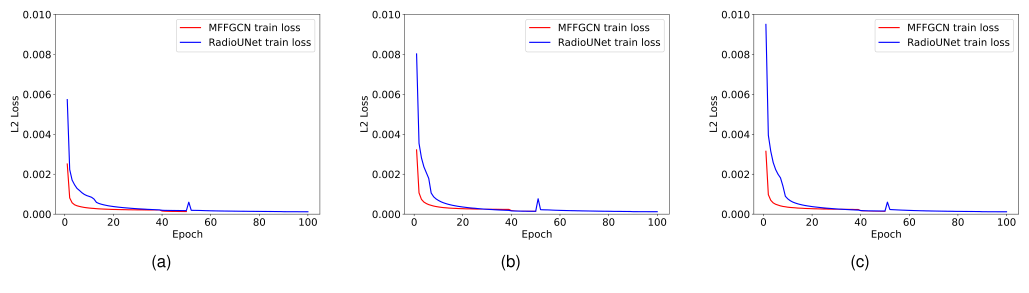
#> input picture reports/fig_compare/paper/paper_fig06.png, 2058 x 585 px, found by its file name (shown at 1/2 size)
$ python make_pairs11.py
#> lines starting #> are read from the running program, lines starting #| are printed output that depends on the picture
# -*- coding: utf-8 -*-
"""把论文原图与我们的对应图上下拼成一张对照图。"""
import os
from PIL import Image, ImageDraw, ImageFont

ROOT = r"D:\Projects\MFFGCN"
PAPER = os.path.join(ROOT, "reports", "fig_compare", "paper")
OUT = os.path.join(ROOT, "reports", "fig_compare")
W = 1500
BAR = 52
FONT = r"C:\Windows\Fonts\msyh.ttc"


def font(size):
    try:
        return ImageFont.truetype(FONT, size)
    except Exception:
        return ImageFont.load_default()


def fit(path, width):
#> called with width = 1500
    im = Image.open(path).convert("RGB")
#> im is the input picture: PIL image 2058x585 RGB; mean R, G, B 249.6, 249.2, 250.3
    w, h = im.size
#> w = 2058; h = 585
    scale = width / w
#> scale = 0.729
    if h * scale > 1700:                 # 竖长图按高度收，避免网页里变成一条细长条
        scale = 1700 / h
        w2, h2 = int(w * scale), 1700
    else:
        w2, h2 = width, max(1, int(h * scale))
#> w2 = 1500; h2 = 426
    return im.resize((w2, h2), Image.LANCZOS)
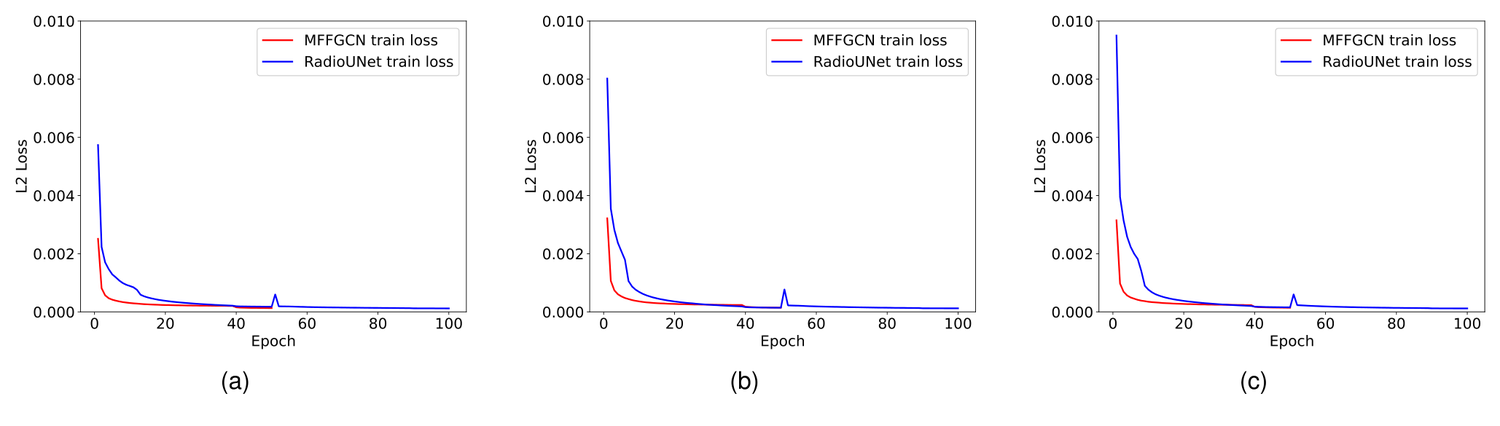
#> returned value: PIL image 1500x426 RGB; mean R, G, B 249.3, 248.9, 250


def label(dr, y, text, color, width):
    dr.rectangle([0, y, width, y + BAR], fill=color)
    dr.text((22, y + 13), text, font=font(24), fill=(255, 255, 255))
    return y + BAR


def stack(paper_name, ours_path, out_name, paper_txt, ours_txt):
    a = fit(os.path.join(PAPER, paper_name), W)
    b = fit(ours_path, W) if ours_path else None
#> call 2 of fit, with width = 1500
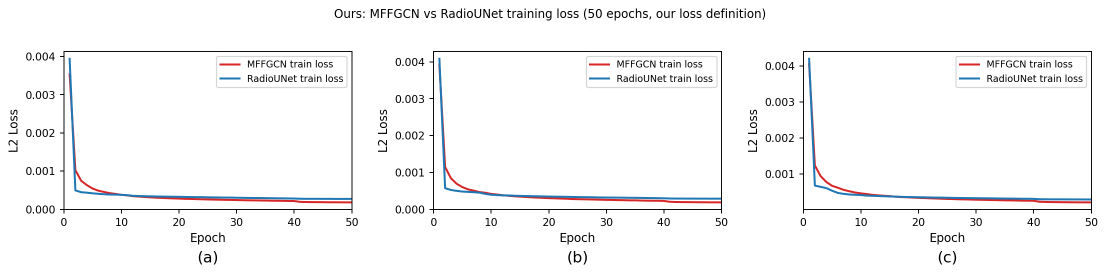
#> input picture figs/fig6_replica_ours.png, 2213 x 548 px, found by its file name (shown at 1/2 size)
#> in fit (call 2), `return im.resize((w2, h2), Image.LANCZOS)`:
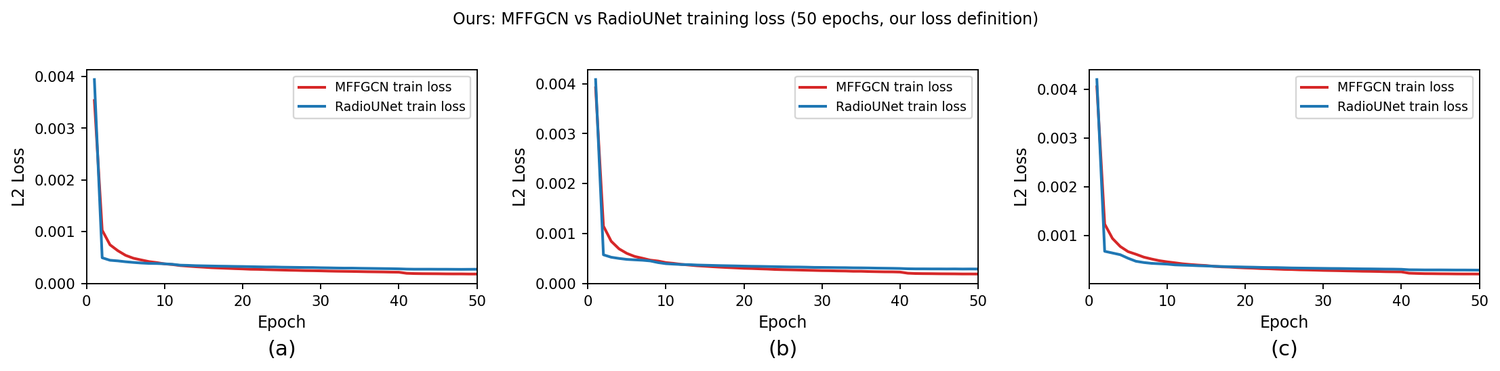
#> returned value: PIL image 1500x371 RGB; mean R, G, B 246.3, 246.1, 246.6
    pad = 16
    H = BAR + a.height + pad * 2 + (BAR + b.height + pad if b else 0)
#> H = 949
    canvas = Image.new("RGB", (W, H), (255, 255, 255))
#> canvas: PIL image 1500x949 RGB; every value is 255
    dr = ImageDraw.Draw(canvas)
    y = label(dr, 0, paper_txt, (31, 35, 40), W)
#> y = 52
    canvas.paste(a, ((W - a.width) // 2, y + pad))
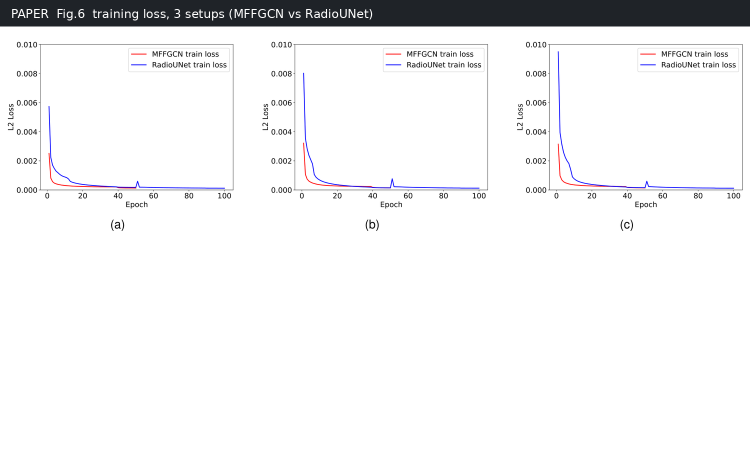
#> canvas: PIL image 1500x949 RGB (shown at 1/2 size); mean R, G, B 240.5, 240.5, 241.3
    if b:
        y2 = y + pad + a.height + pad
#> y2 = 510
        y2 = label(dr, y2, ours_txt, (46, 90, 136), W)
#> y2 = 562
        canvas.paste(b, ((W - b.width) // 2, y2 + pad))
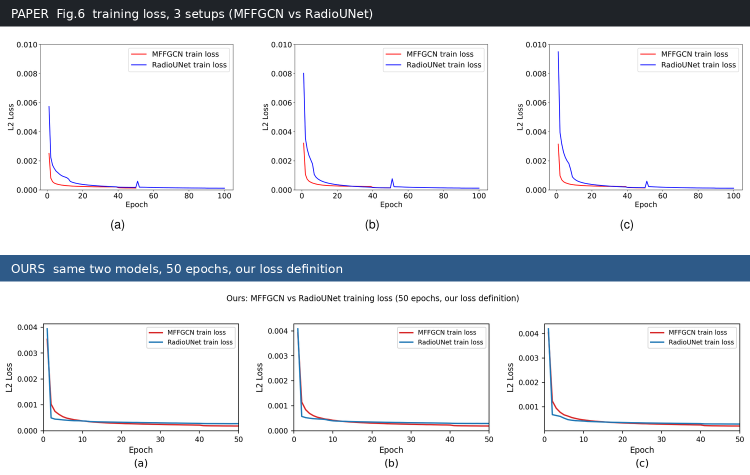
#> canvas: PIL image 1500x949 RGB (shown at 1/2 size); mean R, G, B 225.9, 228.2, 231.6
    canvas.save(os.path.join(OUT, out_name), optimize=True)
    print(out_name, canvas.size)
#| cmp_p06.png (1500, 949)


# 论文图 → 我们的图；没有对应就传 None
F = os.path.join(ROOT, "figs")
R = os.path.join(F, "report")
PAIRS = [
    ("paper_fig06.png", os.path.join(F, "fig6_replica_ours.png"), "cmp_p06.png",
     "PAPER  Fig.6  training loss, 3 setups (MFFGCN vs RadioUNet)",
     "OURS  same two models, 50 epochs, our loss definition"),
    ("paper_fig07.png", None, "cmp_p07.png",
     "PAPER  Fig.7  NMSE / RMSE vs number of samples (50-300)", None),
    ("paper_fig08.png", os.path.join(R, "figA_main.png"), "cmp_p08.png",
     "PAPER  Fig.8  NMSE / RMSE in restricted regions, 7 methods x Setup 2/3",
     "OURS  same ranking, 3 setups x 7 methods (older metric version)"),
    ("paper_fig09.png", None, "cmp_p09.png",
     "PAPER  Fig.9  NMSE / RMSE vs distance between restricted region and center", None),
    ("paper_fig10.png", None, "cmp_p10.png",
     "PAPER  Fig.10  NMSE / RMSE vs side length of restricted region", None),
    ("paper_fig11.png", os.path.join(F, "fig5_quali.png"), "cmp_p11.png",
     "PAPER  Fig.11  6 methods x 3 setups: estimation + deviation",
     "OURS  MFFGCN only: GT / obs / input / coarse / refined / error"),
    ("paper_fig12.png", os.path.join(R, "figG_residual.png"), "cmp_p12.png",
     "PAPER  Fig.12  GT, zoom-in, graph nodes, GCN-refined result",
     "OURS  coarse vs refined NMSE (no graph-node drawing yet)"),
    ("paper_fig13.png", os.path.join(R, "figE_ablation.png"), "cmp_p13.png",
     "PAPER  Fig.13  NMSE vs propagation steps x neighbours (4/8/16)",
     "OURS  component ablation, 4 variants (no step/neighbour sweep)"),
    ("paper_fig14.png", os.path.join(R, "figC_noise.png"), "cmp_p14.png",
     "PAPER  Fig.14  impulse noise intensity 0.1%-1.0%, 3 methods",
     "OURS  SNR clean/30/20/10 dB, MFFGCN x 3 setups"),
    ("paper_fig15.png", None, "cmp_p15.png",
     "PAPER  Fig.15  impact of map resolution", None),
    ("paper_fig16.png", os.path.join(R, "figD_budget.png"), "cmp_p16.png",
     "PAPER  Fig.16  number of missing buildings 1-4, 3 methods",
     "OURS  observation budget x0.5-x4 (different axis, same idea)"),
]

for p, o, out, pt, ot in PAIRS:
    stack(p, o, out, pt, ot)
#> pass 2 of the loop `for p, o, out, pt, ot in PAIRS:`:
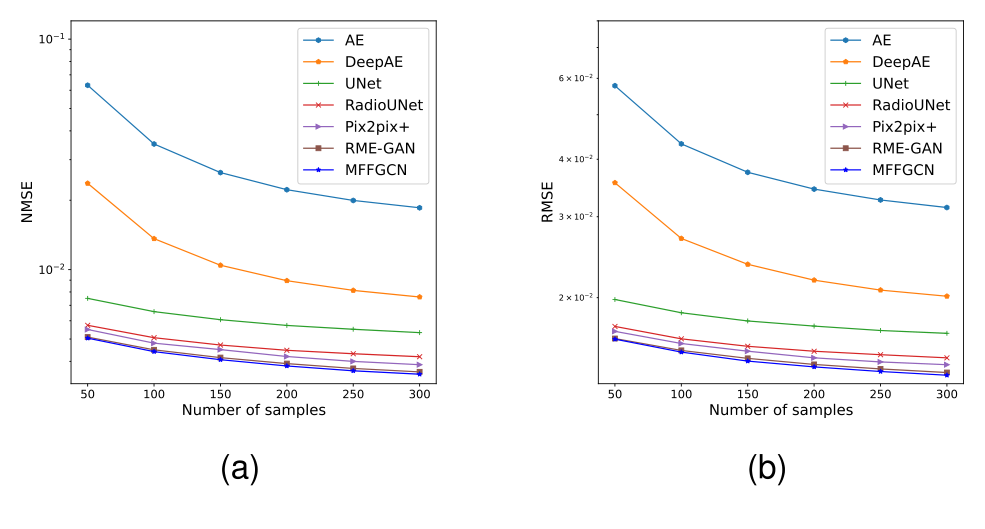
#> input picture reports/fig_compare/paper/paper_fig07.png, 985 x 529 px, found by its file name
#> in fit, im is the input picture: PIL image 985x529 RGB; mean R, G, B 249, 248.5, 248.9
#> in fit (call 3), `return im.resize((w2, h2), Image.LANCZOS)`:
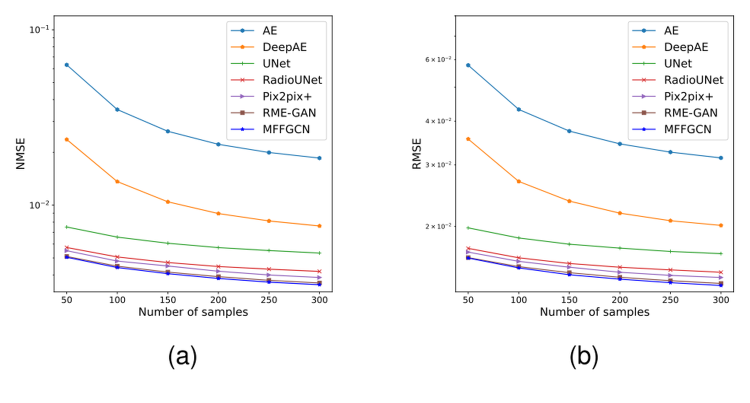
#> returned value: PIL image 1500x805 RGB (shown at 1/2 size); mean R, G, B 248.6, 248.2, 248.5
#> in stack (call 2), `canvas.paste(a, ((W - a.width) // 2, y + pad))`:
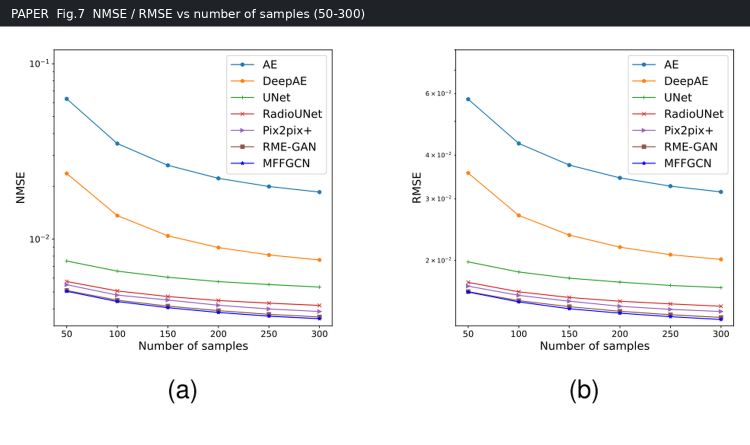
#> canvas: PIL image 1500x889 RGB (shown at 1/2 size); mean R, G, B 236.5, 236.3, 236.9
#| cmp_p07.png (1500, 889)
#> pass 3 of the loop `for p, o, out, pt, ot in PAIRS:`:
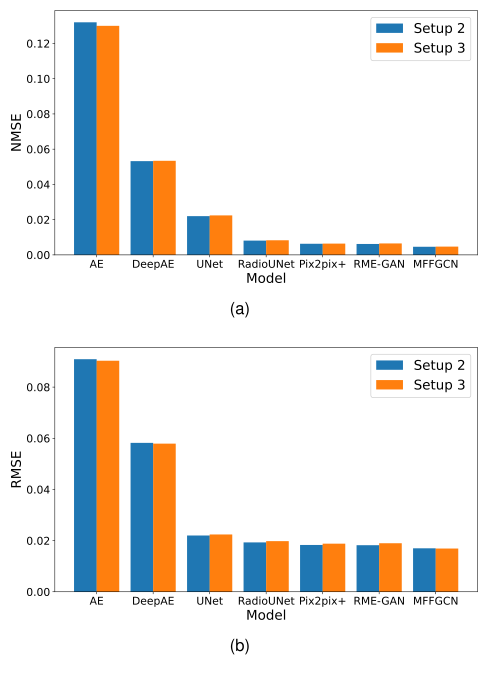
#> input picture reports/fig_compare/paper/paper_fig08.png, 976 x 1352 px, found by its file name (shown at 1/2 size)
#> in fit, im is the input picture: PIL image 976x1352 RGB; mean R, G, B 235.2, 232.2, 228.4
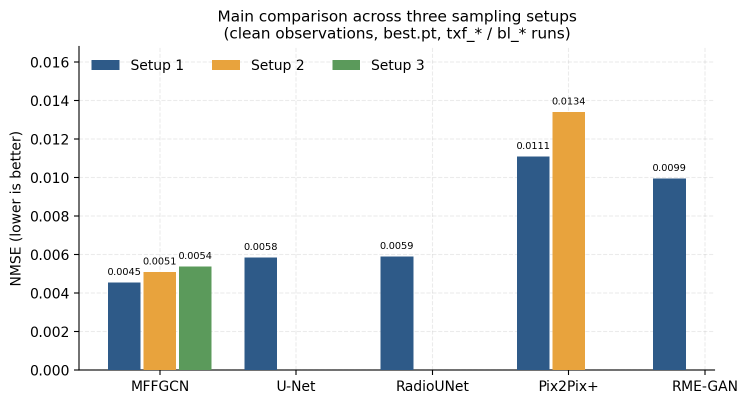
#> input picture figs/report/figA_main.png, 1496 x 807 px, found by its file name (shown at 1/2 size)
#> im: PIL image 1496x807 RGB
#> H = 2661
#> in stack (call 3), `y2 = y + pad + a.height + pad`: y2 = 1784
#> in stack (call 3), `y2 = label(dr, y2, ours_txt, (46, 90, 136), W)`: y2 = 1836
#> in stack (call 3), `canvas.paste(b, ((W - b.width) // 2, y2 + pad))`:
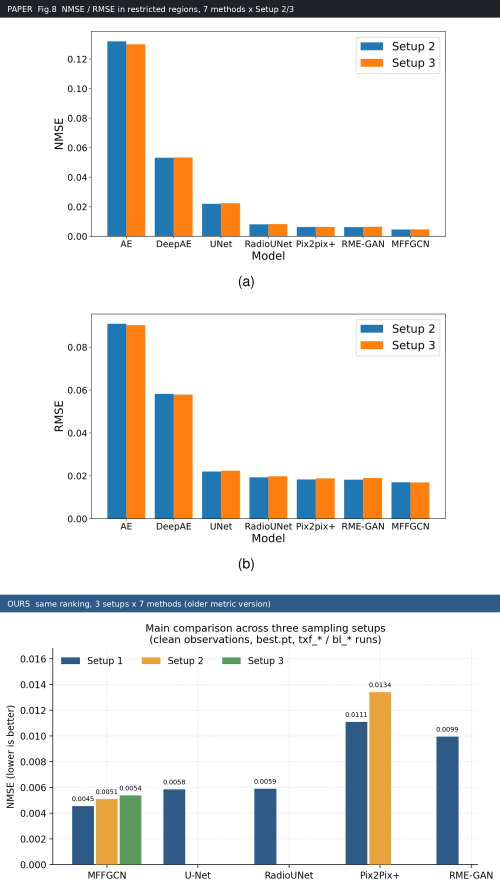
#> canvas: PIL image 1500x2661 RGB (shown at 1/3 size); mean R, G, B 228.7, 228.6, 227.2
#| cmp_p08.png (1500, 2661)
#> (the run stopped early here; a loop or call above may not have finished)
